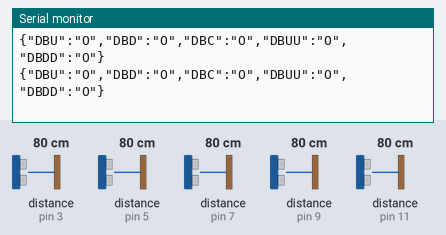
This sketch was run on a simulated Arduino Uno, built with avr-gcc and run on an emulated ATmega328P. Parts: the last lines printed to the serial monitor. Wiring (inferred from the names in the program): 5 × ultrasonic range finder: trigger pin 2, echo pin 3 / trigger pin 4, echo pin 5 / trigger pin 6, echo pin 7 / trigger pin 8, echo pin 9 / trigger pin 10, echo pin 11. Inputs (shaded band) come from the test bench; at power-on: distance to the obstacle (sensors on pin 3, pin 5, pin 7, pin 9, pin 11) 80 cm. The echo pulse lasts 58.3 µs per cm.

Above: at 1.3 s.
1.4 s: distance to the obstacle (sensor on pin 3) set to 54 cm
2.9 s: distance to the obstacle (sensor on pin 3) set to 46 cm
At 3.6 s:
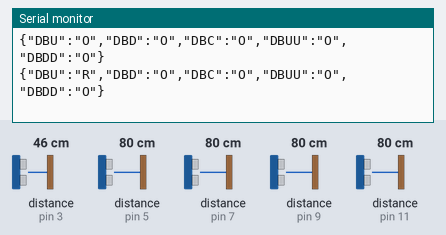
5.2 s: distance to the obstacle (sensor on pin 5) set to 53 cm
At 5.7 s:
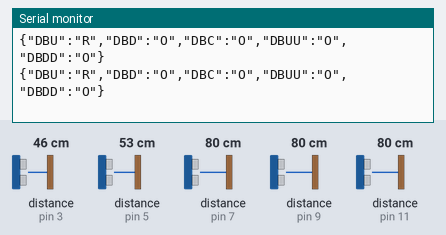
6.7 s: distance to the obstacle (sensor on pin 5) set to 47 cm
At 7.3 s:
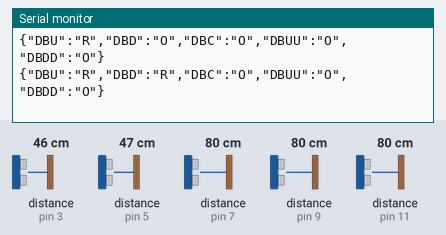
8.9 s: distance to the obstacle (sensor on pin 7) set to 55 cm
At 9.4 s:
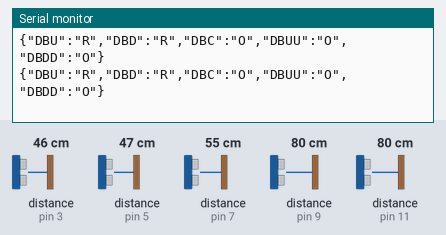
10.4 s: distance to the obstacle (sensor on pin 7) set to 45 cm
At 11.0 s:
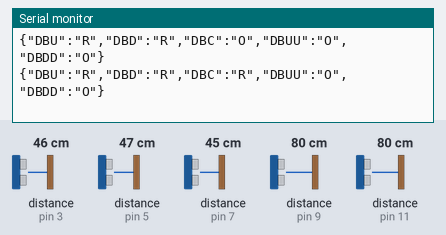

Measured:
- the behaviour switches between 51 and 50 cm on distance to the obstacle (sensor on pin 3) (found by bisection; images 0 and 1)
- the behaviour switches between 51 and 50 cm on distance to the obstacle (sensor on pin 5) (found by bisection; images 2 and 3)
- the behaviour switches between 51 and 50 cm on distance to the obstacle (sensor on pin 7) (found by bisection; images 4 and 5)
- after the input at 2.9 s, the serial monitor: prints a new line after 0.30 s (image 1)
- after the input at 6.7 s, the serial monitor: prints a new line after 0.18 s (image 3)
- after the input at 10.4 s, the serial monitor: prints a new line after 0.15 s (image 5)

The sketch:

Distance_Hub.ino
```cpp
 /* Arduino example sketch to control a JSN-SR04T ultrasonic distance sensor with Arduino. No library needed. More info: https://www.makerguides.com */
#include <ArduinoJson.h>
StaticJsonDocument<1000> distance;

// Define Trig and Echo pin:
#define trigPin 2
#define echoPin 3
float duration;
float distance0;
///////////////
#define trigPin1 4
#define echoPin1 5
float duration1;
float distance1;

///////////////
#define trigPin2 6
#define echoPin2 7
float duration2;
float distance2;

///////////////
#define trigPin3 8
#define echoPin3 9
float duration3;
float distance3;

///////////////
#define trigPin4 10
#define echoPin4 11
float duration4;
float distance4;

void setup() {
  // Define inputs and outputs
  pinMode(trigPin, OUTPUT);
  pinMode(echoPin, INPUT);

   pinMode(trigPin1, OUTPUT);
  pinMode(echoPin1, INPUT);

   pinMode(trigPin2, OUTPUT);
  pinMode(echoPin2, INPUT);

   pinMode(trigPin3, OUTPUT);
  pinMode(echoPin3, INPUT);

   pinMode(trigPin4, OUTPUT);
  pinMode(echoPin4, INPUT);

  // Begin Serial communication at a baudrate of 9600:
  Serial.begin(9600);
}

void loop() {
  //Serial.println("......");
  // Clear the trigPin by setting it LOW:
  digitalWrite(trigPin, LOW);
  delayMicroseconds(5); digitalWrite(trigPin, HIGH);
  delayMicroseconds(10);
  digitalWrite(trigPin, LOW); // Read the echoPin. pulseIn() returns the duration (length of the pulse) in microseconds:
  duration = pulseIn(echoPin, HIGH); // Calculate the distance:
  duration = duration/1000000.0;
  duration = duration/2;
  distance0= duration*344.32;
distance0= distance0*100;
  // Print the distance on the Serial Monitor (Ctrl+Shift+M):
  digitalWrite(trigPin1, LOW);
  delayMicroseconds(5);
  digitalWrite(trigPin1, HIGH);
  delayMicroseconds(10);
  digitalWrite(trigPin1, LOW); // Read the echoPin. pulseIn() returns the duration (length of the pulse) in microseconds:
  duration1 = pulseIn(echoPin1, HIGH); // Calculate the distance:
  duration1 = duration1/1000000.0;
  duration1 = duration1/2;
  distance1= duration1*344.32;

  distance1= distance1*100;
 // Print the distance on the Serial Monitor (Ctrl+Shift+M):
  digitalWrite(trigPin2, LOW);
  delayMicroseconds(5);
  digitalWrite(trigPin2, HIGH);
  delayMicroseconds(10);
  digitalWrite(trigPin2, LOW); // Read the echoPin. pulseIn() returns the duration (length of the pulse) in microseconds:
  duration2 = pulseIn(echoPin2, HIGH); // Calculate the distance:
    duration2 = duration2/1000000.0;
  duration2 = duration2/2;
  distance2= duration2*344.32;

  distance2= distance2*100;
 // Print the distance on the Serial Monitor (Ctrl+Shift+M):
  digitalWrite(trigPin3, LOW);
  delayMicroseconds(5);
  digitalWrite(trigPin3, HIGH);
  delayMicroseconds(10);
  digitalWrite(trigPin3, LOW); // Read the echoPin. pulseIn() returns the duration (length of the pulse) in microseconds:
  duration3 = pulseIn(echoPin3, HIGH); // Calculate the distance:
    duration3 = duration3/1000000.0;
  duration3 = duration3/2;
  distance3= duration3*344.32;
   distance3= distance3*100;
  // Print the distance on the Serial Monitor (Ctrl+Shift+M):
  digitalWrite(trigPin4, LOW);
  delayMicroseconds(5);
  digitalWrite(trigPin4, HIGH);
  delayMicroseconds(10);
  digitalWrite(trigPin4, LOW); // Read the echoPin. pulseIn() returns the duration (length of the pulse) in microseconds:
  duration4 = pulseIn(echoPin4, HIGH); // Calculate the distance:
    duration4 = duration4/1000000.0;
  duration4 = duration4/2;
  distance4= duration4*344.32;
 distance4= distance4*100;

  if(distance0 <=50){
    distance["DBU"] ="R";
  }
  else if(distance0 <=150 && distance0 >50 ){
    distance["DBU"] ="O";
  }
  else if(distance0 <=250 && distance0 >150 ){
    distance["DBU"] ="Y";
  }
  if(distance1  <=50){
    distance["DBD"] ="R";
  }
  else if(distance1  <=150 && distance1  >50 ){
    distance["DBD"] ="O";
  }
  else if(distance1  <=250 && distance1  >150 ){
    distance["DBD"] ="Y";
  }
 if(distance2 <50){
    distance["DBC"] ="R";
  }
  else if(distance2  <=150 && distance2  >50 ){
    distance["DBC"] ="O";
  }
  else if(distance2  <=250 && distance2  >150 ){
    distance["DBC"] ="Y";
  }

 if(distance3 <50){
    distance["DBUU"] ="R";
 }
  else if(distance3  <=150 && distance3  >50 ){
    distance["DBUU"] ="O";
  }
  else if(distance3  <=250 && distance3  >150 ){
    distance["DBUU"] ="Y";
  }

 if(distance4 <60){
    distance["DBDD"] ="R";
    }
  else if(distance4  <=150 && distance4  >50 ){
    distance["DBDD"] ="O";
  }
  else if(distance4  <=250 && distance4  >150 ){
    distance["DBDD"] ="Y";
  }

  serializeJson(distance, Serial);

      Serial.println();
  delay(500);
}
```
